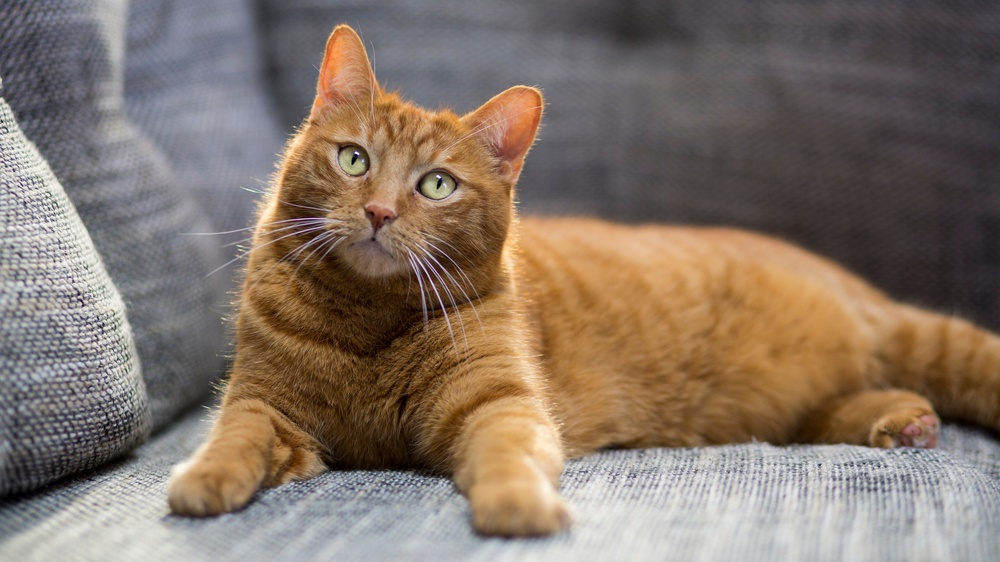
#> input picture photos/cat2.jpg, 1000 x 562 px, shrunk from 2121 x 1193 before the run
$ python thresh.py
#> lines starting #> are read from the running program, lines starting #| are printed output that depends on the picture; after the words box and inside, x2 and y2 are one past the last pixel; in counts of white or black regions, pixels touching at a corner belong together
import cv2 as cv
import numpy as np

img = cv.imread('photos/cat2.jpg')
#> img is the input picture: shape (562, 1000, 3); mean B, G, R 103.8, 116.1, 131.8
cv.imshow('Cats', img)

gray = cv.cvtColor(img, cv.COLOR_BGR2GRAY)
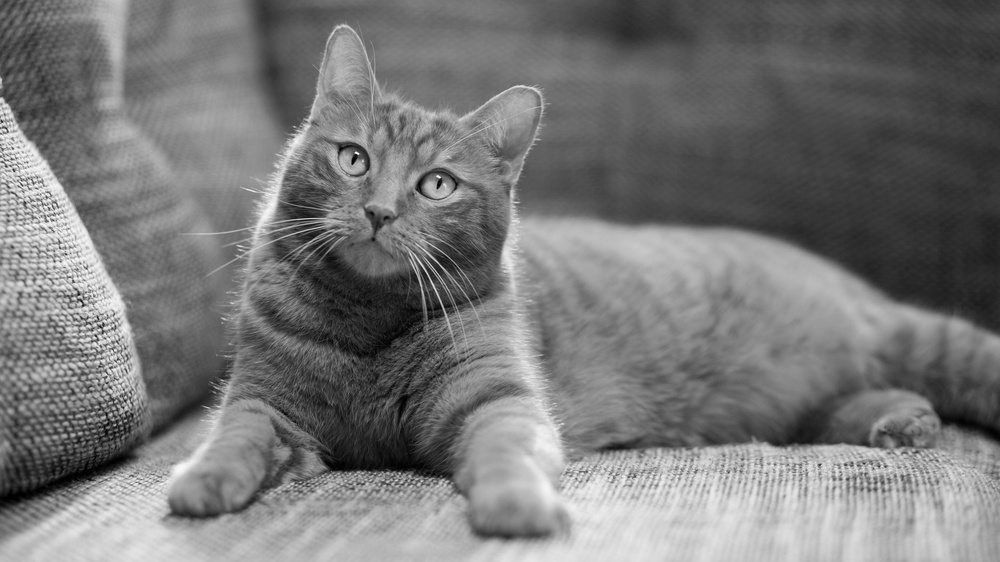
#> gray: shape (562, 1000); min 0, max 253, mean 119.4
cv.imshow('Gray', gray)

# simple thresholding
_, thresh = cv.threshold(gray, 125, 255, cv.THRESH_BINARY) # The cv.threshold function is used to apply a simple thresholding operation to the grayscale image. The parameters are as follows:
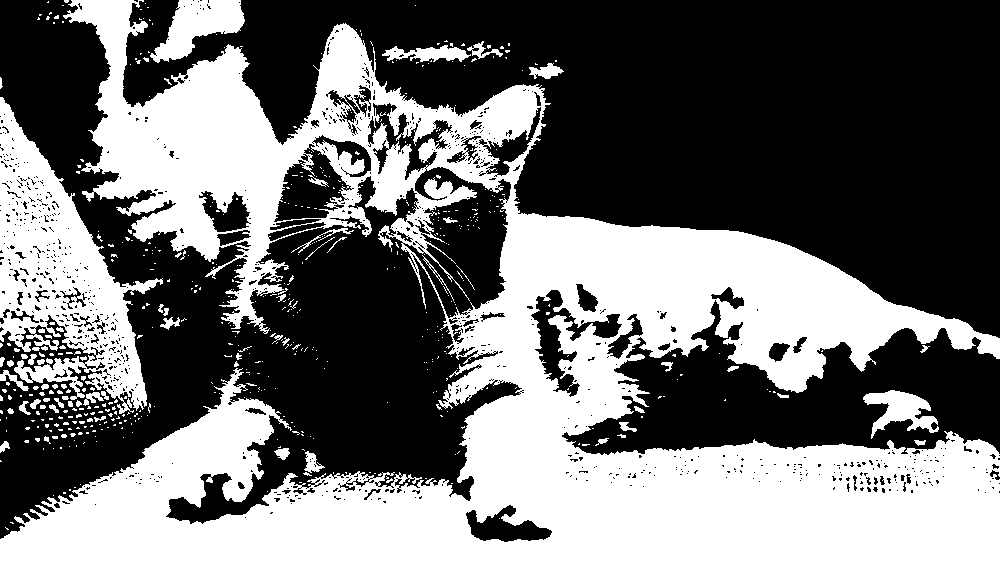
#> thresh: shape (562, 1000); 43.6% white; 553 white regions (485 under 20 px), largest, box (x1, y1, x2, y2) and area: (0, 0, 1000, 562) 212209, (0, 97, 163, 414) 21311, (150, 0, 245, 63) 3115
# [gray]: The source image for which the thresholding operation is to be applied. It should be a single-channel image (grayscale).
# 125: The threshold value. This is the value that is used to classify the pixel values. If a pixel value is greater than the threshold value, it is set to the maximum value (255 in this case). If a pixel value is less than or equal to the threshold value, it is set to 0.
# 255: The maximum value to use with the THRESH_BINARY thresholding type. This is the value that is assigned to the pixels that are greater than the threshold value.
# cv.THRESH_BINARY: The type of thresholding to be applied. In this case, we are using the THRESH_BINARY type, which means that the pixel values will be set to either 0 or the maximum value (255) based on the thresholding condition.
cv.imshow('Simple Threshold', thresh)

# inverse thresholding
_, thresh_inv = cv.threshold(gray, 125, 255, cv.THRESH_BINARY_INV) # The cv.threshold function is used to apply an inverse thresholding operation to the grayscale image. The parameters are the same as in the previous example, but the thresholding type is different:
# [gray]: The source image for which the thresholding operation is to be applied. It should be a single-channel image (grayscale).
# 125: The threshold value. This is the value that is used to classify the pixel values. If a pixel value is greater than the threshold value, it is set to 0. If a pixel value is less than or equal to the threshold value, it is set to the maximum value (255 in this case).
# 255: The maximum value to use with the THRESH_BINARY_INV thresholding type. This is the value that is assigned to the pixels that are less than or equal to the threshold value.
# cv.THRESH_BINARY_INV: The type of thresholding to be applied. In this case, we are using the THRESH_BINARY_INV type, which means that the pixel values will be set to either 0 or the maximum value (255) based on the inverse of the thresholding condition.
cv.imshow('Inverse Threshold', thresh_inv)

# Adaptive thresholding
thresh_adapt = cv.adaptiveThreshold(gray, 255, cv.ADAPTIVE_THRESH_MEAN_C, cv.THRESH_BINARY, 11, 3) # The cv.adaptiveThreshold function is used to apply an adaptive thresholding operation to the grayscale image. The parameters are as follows:
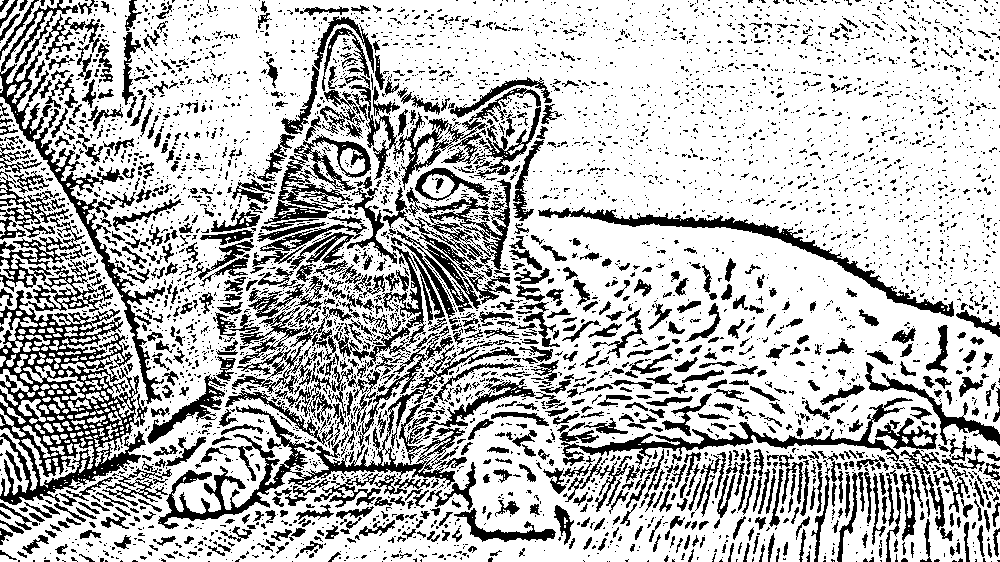
#> thresh_adapt: shape (562, 1000); 72.9% white; 4805 black regions (3933 under 20 px), largest, box (x1, y1, x2, y2) and area: (0, 260, 146, 505) 12901, (158, 345, 519, 529) 7312, (0, 0, 165, 404) 5511
# [gray]: The source image for which the adaptive thresholding operation is to be applied. It should be a single-channel image (grayscale).
# 255: The maximum value to use with the adaptive thresholding. This is the value that is assigned to the pixels that are classified as foreground (greater than the adaptive threshold value).
# cv.ADAPTIVE_THRESH_MEAN_C: The adaptive method to be used. In this case, we are using the ADAPTIVE_THRESH_MEAN_C method, which calculates the adaptive threshold value as the mean of the neighborhood area minus a constant (C).
# cv.THRESH_BINARY: The type of thresholding to be applied. In this case, we are using the THRESH_BINARY type, which means that the pixel values will be set to either 0 or the maximum value (255) based on the adaptive thresholding condition.
# 11: The block size to be used for the adaptive thresholding. This is the size of the neighborhood area that is used to calculate the adaptive threshold value for each pixel. It should be an odd number (e.g., 3, 5, 7, etc.).
# 3: The constant (C) to be subtracted from the mean or weighted mean calculated for the adaptive thresholding. This constant is used to fine-tune the thresholding result. A positive value will decrease the threshold value, while a negative value will increase it. In this case, we are using a constant of 3, which means that the adaptive threshold value will be the mean of the neighborhood area minus 3.
cv.imshow('Adaptive Threshold', thresh_adapt)
# You can inverse the adaptive thresholding result by using cv.THRESH_BINARY_INV instead of cv.THRESH_BINARY in the cv.adaptiveThreshold function.

# Otsu's thresholding
_, thresh_otsu = cv.threshold(gray, 125, 255, cv.THRESH_BINARY + cv.THRESH_OTSU) # The cv.threshold function is used to apply Otsu's thresholding operation to the grayscale image. The parameters are as follows:
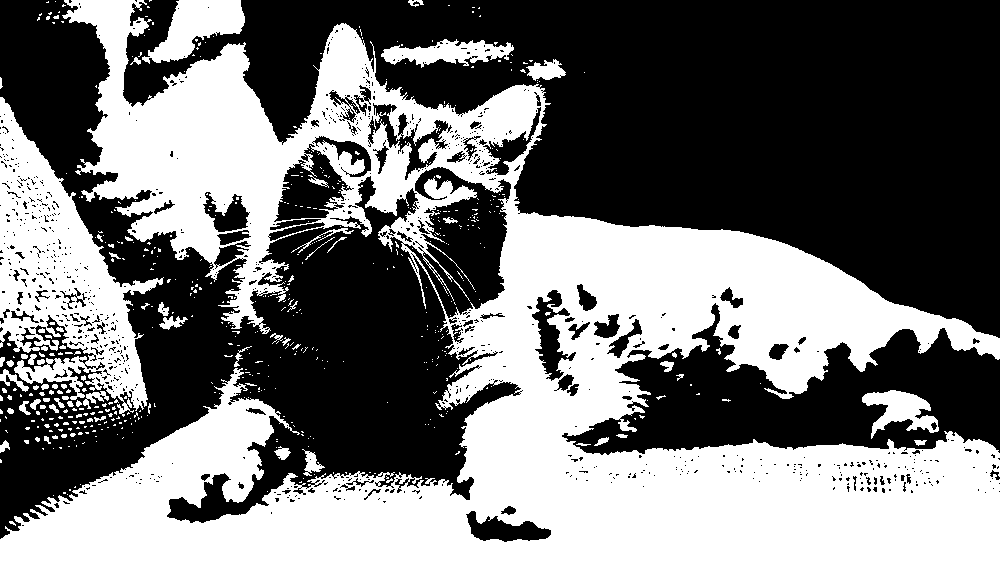
#> thresh_otsu: shape (562, 1000); 45% white; 549 white regions (480 under 20 px), largest, box (x1, y1, x2, y2) and area: (0, 0, 1000, 562) 218066, (0, 97, 164, 417) 21824, (142, 0, 245, 64) 3372
# [gray]: The source image for which the thresholding operation is to be applied. It should be a single-channel image (grayscale).
# 125: The threshold value. This value is ignored when using Ots u's thresholding, as the optimal threshold value is automatically determined by the algorithm.
# 255: The maximum value to use with the Otsu's thresholding. This is the value that is assigned to the pixels that are classified as foreground (greater than the optimal threshold value).
# cv.THRESH_BINARY + cv.THRESH_OTSU: The type of thresholding to be applied. In this case, we are using a combination of the THRESH_BINARY type and the THRESH_OTSU flag. The THRESH_OTSU flag tells the function to automatically determine the optimal threshold value using Otsu's method, which minimizes the intra-class variance of the pixel values.
cv.imshow('Otsu Threshold', thresh_otsu)

cv.waitKey(0)

$ run again, with photos/cat1.jpg copied over photos/cat2.jpg
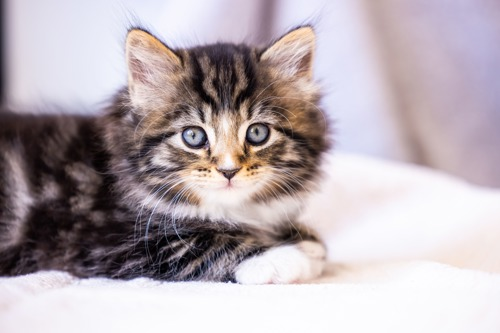
#> input picture photos/cat1.jpg, 500 x 333 px
#> img is the input picture: shape (333, 500, 3); mean B, G, R 177.9, 172.5, 183.2
#> `_, thresh = cv.threshold(gray, 125, 255, cv.THRESH_BINARY)`:
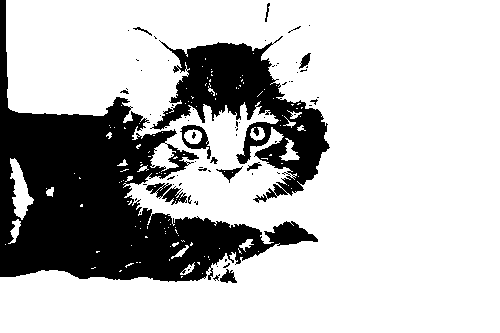
#> thresh: shape (333, 500); 74.4% white; 71 black regions (59 under 20 px), largest, box (x1, y1, x2, y2) and area: (0, 0, 318, 282) 30301, (150, 36, 330, 203) 10781, (146, 183, 187, 205) 418
#> thresh_adapt: shape (333, 500); 79.3% white; 457 black regions (350 under 20 px), largest, box (x1, y1, x2, y2) and area: (0, 208, 328, 284) 6631, (129, 33, 313, 145) 3869, (20, 128, 119, 241) 2552
#> `_, thresh_otsu = cv.threshold(gray, 125, 255, cv.THRESH_BINARY + cv.TH..`:
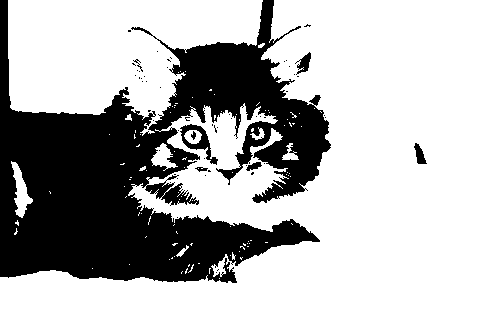
#> thresh_otsu: shape (333, 500); 71.3% white; 57 black regions (49 under 20 px), largest, box (x1, y1, x2, y2) and area: (0, 0, 331, 283) 46762, (180, 124, 218, 165) 467, (295, 52, 311, 75) 169

$ run again, with photos/messi1.jpg copied over photos/cat2.jpg
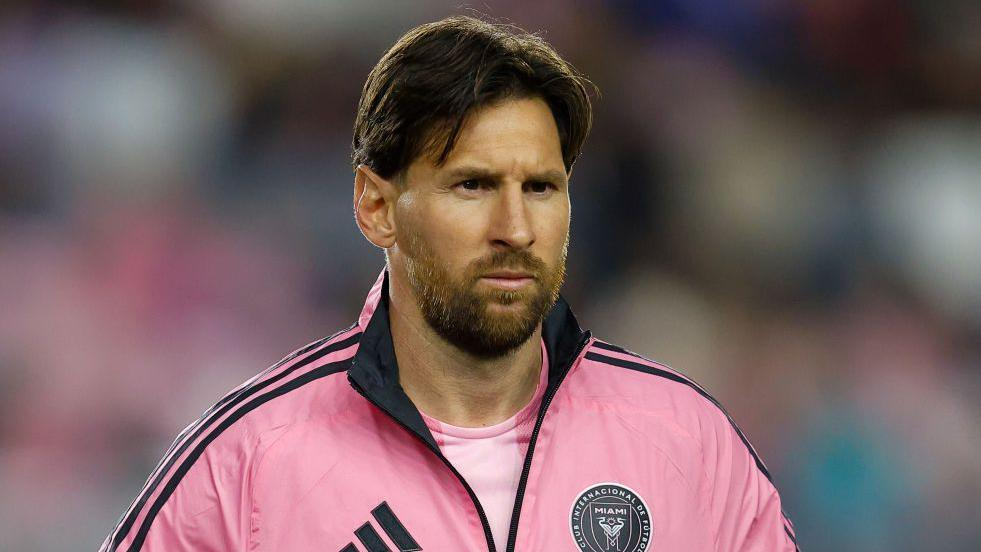
#> input picture photos/messi1.jpg, 981 x 552 px
#> img is the input picture: shape (552, 981, 3); mean B, G, R 97.3, 95.4, 117.8
#> `_, thresh = cv.threshold(gray, 125, 255, cv.THRESH_BINARY)`:
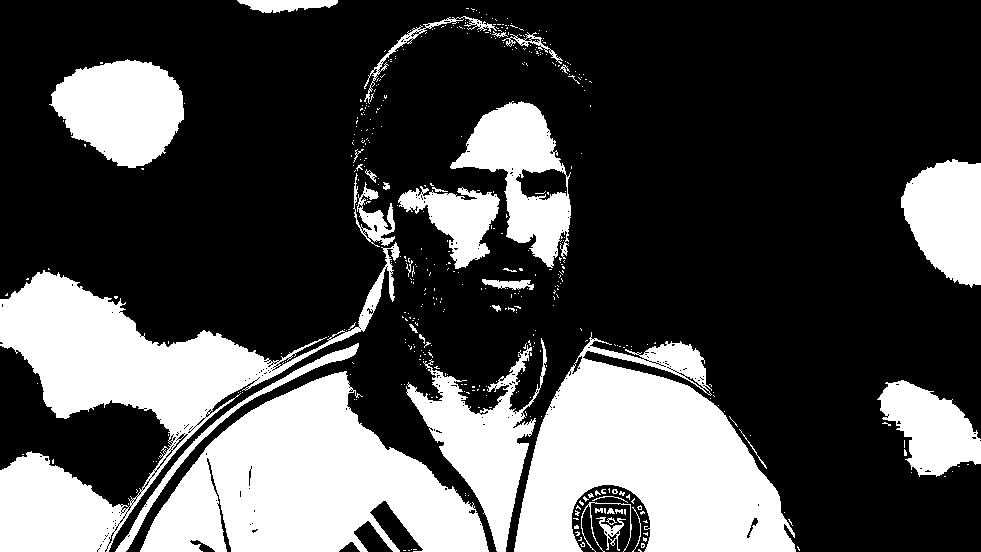
#> thresh: shape (552, 981); 29.8% white; 452 white regions (415 under 20 px), largest, box (x1, y1, x2, y2) and area: (514, 332, 796, 552) 36811, (140, 371, 489, 552) 35196, (0, 242, 400, 552) 34369
#> thresh_adapt: shape (552, 981); 87.2% white; 2866 black regions (2662 under 20 px), largest, box (x1, y1, x2, y2) and area: (94, 2, 607, 552) 23998, (387, 159, 591, 552) 9810, (583, 351, 800, 552) 1877
#> `_, thresh_otsu = cv.threshold(gray, 125, 255, cv.THRESH_BINARY + cv.TH..`:
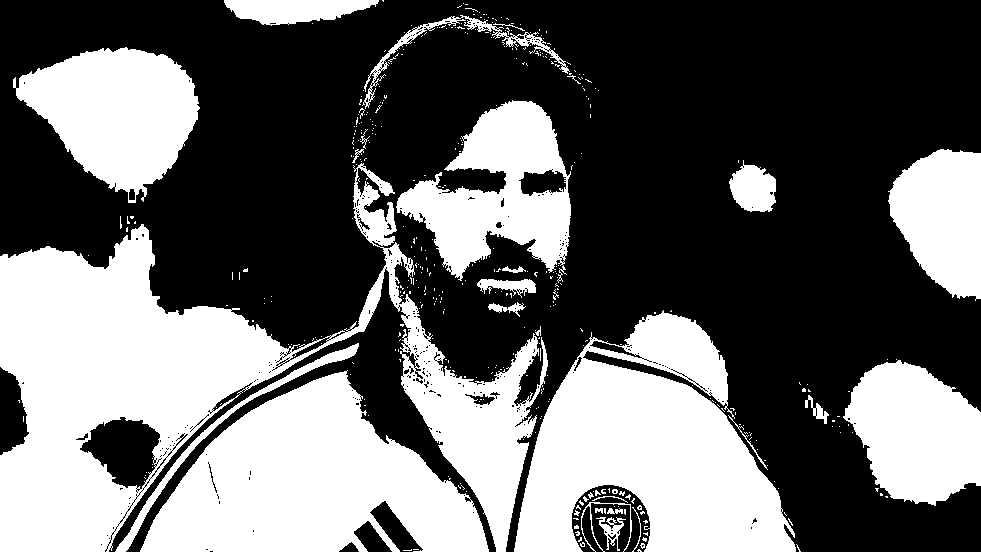
#> thresh_otsu: shape (552, 981); 40.1% white; 428 white regions (396 under 20 px), largest, box (x1, y1, x2, y2) and area: (0, 163, 548, 552) 69853, (514, 310, 796, 552) 40410, (140, 370, 489, 552) 36518
